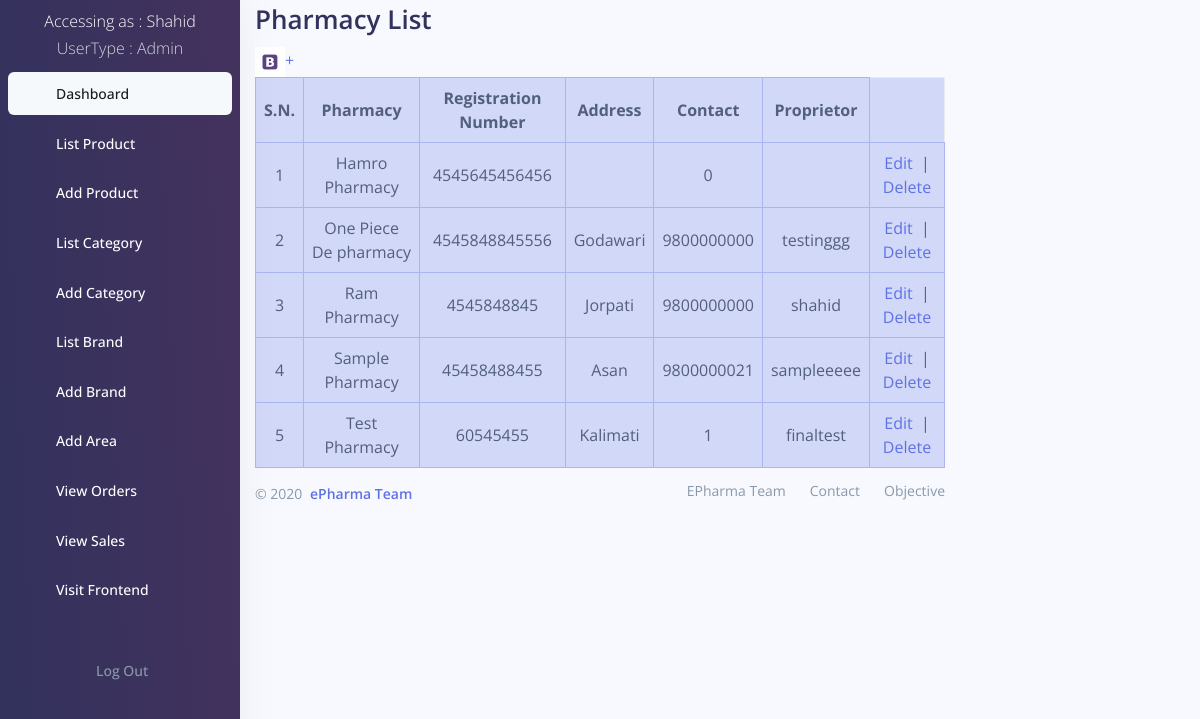
Screenshot of /backend/pharmacy_list.php (signed in) with the database file from the repository.
### tables this page shows
CREATE TABLE `user` (
  `id` int(11) NOT NULL,
  `username` varchar(20) NOT NULL,
  `firstname` text NOT NULL,
  `middlename` text NOT NULL,
  `lastname` text NOT NULL,
  `dob` date NOT NULL,
  `gender` text NOT NULL,
  `password` text NOT NULL,
  `area` text NOT NULL,
  `district` text NOT NULL,
  `contact` bigint(11) NOT NULL,
  `email` text NOT NULL,
  `transaction_code` int(11) NOT NULL,
  `status` int(11) DEFAULT 1,
  `verification` int(11) DEFAULT 0,
  `usertype` text NOT NULL,
  `admin_id` int(11) NOT NULL,
  `created_at` timestamp NOT NULL DEFAULT current_timestamp() ON UPDATE current_timestamp()
);

CREATE TABLE `pharmacy` (
  `id` int(11) NOT NULL,
  `name` text NOT NULL,
  `registration_number` text NOT NULL,
  `district` text NOT NULL,
  `address` text NOT NULL,
  `contact` bigint(20) NOT NULL,
  `owner` text NOT NULL,
  `license` varchar(255) NOT NULL,
  `pan` varchar(255) NOT NULL,
  `status` int(11) NOT NULL DEFAULT 1,
  `verification` int(11) NOT NULL DEFAULT 0,
  `created_at` timestamp NOT NULL DEFAULT current_timestamp() ON UPDATE current_timestamp()
);

### backend/pharmacy_list.php (the view, shortened to what this page needs)
<?php
require_once("DBConnect.php");
$sql = "SELECT * FROM `pharmacy` ORDER BY `name` ASC";
$result = mysqli_query($conn, $sql);
?>
<!DOCTYPE html>
<html>
<head>
</head>
<body>
<?php include 'include/navigation.php';?>
<div class="container" style="width: 60%;margin-left:20%;margin-right: 20%;">
    <h1>Pharmacy List</h1>
    <a href="user_add.php"><img src="images/bootstrap.jpg" height="30px">+</a>
    <table class="text-center table-bordered table-primary table-hover table-sm mb-2 ">
        <tr>
            <th>S.N.</th>
            <th>Pharmacy</th>
            <th>Registration Number</th>
            <th>Address</th>
            <th>Contact</th>
            <th>Proprietor</th>
        </tr>
        <?php
        if ($result) {
            $i=0;
            while($row = mysqli_fetch_assoc($result)) {
        ?>
                <tr>
                    <td><?= ++$i;?></td>
                    <td><?= $row["name"];?></td>
                    <td><?= $row["registration_number"];?></td>
                    <td><?= $row["address"]; ?></td>
                    <td><?= $row["contact"]; ?></td>
                    <td><?= $row["owner"];?></td>
                    <td><a href="pharmacy_update.php?id=<?= $row['id'];?>">Edit</a>&nbsp; | <a onclick="return confirm('Are you sure you want to delete this entry?')" href="pharmacy_delete.php?id=<?= $row['id'];?>">Delete</a></td>
                </tr>
                <?php
            }
        } else {
            ?>
            <tr>
                <td colspan="6">No Record(s) found.</td>
            </tr>
            <?php
        }
        ?>
    </table>
    <?php include 'include/footer.php';?>
</div>
</body>
</html>

### backend/include/navigation.php (shortened to what this page needs)
<link rel="stylesheet" type="text/css" href="../css/bootstrap.css">
<link rel="stylesheet" type="text/css" href="../css/argon.css?v=1.2.0">
<nav class="navbar navbar-vertical bg-gradient-gray-dark navbar-expand-sm navbar-light bg-white" style="width:20%;color: white;">
        <p class="text-center mt-2">Accessing as : <?php echo ucwords($_SESSION['username']."<br>");
          require_once("DBConnect.php");
          $a = $_SESSION['username'];
          $b = "SELECT * FROM `user` WHERE `username`='$a'";
          $c = mysqli_query($conn,$b);
          $d = mysqli_fetch_assoc($c);
          echo "<font class='text-light'>UserType : ".$d['usertype']."</font>";
          ?>
        </p>
    <div class="navbar-inner mt--4">
            <div class="collapse navbar-collapse" id="sidenav-collapse-main">
        <ul class="navbar-nav">
          <li class="nav-item">
            <a class="nav-link active" href="dashboard.php">
              <span class="nav-link-text">Dashboard</span>
            </a>
          </li>
        <?php if($d['usertype']=="SuperAdmin"){ ?>
          <li class="nav-item">
            <a class="nav-link " href="user_list.php">
              <i class="ni ni-bullet-list-67"></i>
              <span class="nav-link-text text-white">List User</span>
            </a>
          </li>
          <li class="nav-item">
            <a class="nav-link " href="user_add.php">
              <i class="ni ni-bullet-list-67"></i>
              <span class="nav-link-text text-white">Add User</span>
            </a>
          </li>
          <li class="nav-item">
            <a class="nav-link " href="pharmacy_list.php">
              <i class="ni ni-bullet-list-67"></i>
              <span class="nav-link-text text-white">List Pharmacy</span>
            </a>
          </li>
        <?php } if (($d['usertype']=="SuperAdmin") || $d['usertype']=="Admin" )
        {?>
          <li class="nav-item">
            <a class="nav-link " href="product_list.php">
              <span class="nav-link-text text-white">List Product</span>
            </a>
          </li>
          <li class="nav-item">
            <a class="nav-link " href="product_add.php">
              <span class="nav-link-text text-white">Add Product</span>
            </a>
          </li>
          <li class="nav-item">
            <a class="nav-link " href="category_list.php">
              <span class="nav-link-text text-white">List Category</span>
            </a>
          </li>
          <li class="nav-item">
            <a class="nav-link " href="category_add.php">
              <span class="nav-link-text text-white">Add Category</span>
            </a>
          </li>
          <li class="nav-item">
            <a class="nav-link " href="brand_list.php">
              <span class="nav-link-text text-white">List Brand</span>
            </a>
          </li>
          <li class="nav-item">
            <a class="nav-link " href="brand_add.php">
              <span class="nav-link-text text-white">Add Brand</span>
            </a>
          </li>
          <?php } ?>
          <li class="nav-item">
            <a class="nav-link " href="area_add.php">
              <span class="nav-link-text text-white">Add Area</span>
            </a>
          </li>
          <li class="nav-item">
            <a class="nav-link " href="order_list.php">
              <span class="nav-link-text text-white">View Orders</span>
            </a>
          </li>
          <li class="nav-item">
            <a class="nav-link " href="sales_list.php">
              <span class="nav-link-text text-white">View Sales</span>
            </a>
          </li>
          <li class="nav-item">
            <a class="nav-link " href="../index.php">
              <span class="nav-link-text text-white">Visit Frontend</span>
            </a>
          </li>
            <a class="nav-link" href="logout.php">
              <span class="nav-link-text text-muted ml-5">Log Out</span>
            </a>
      </div>
    </div>
</nav>

### backend/include/navigation.php (style rules this page uses)
.nav-item { margin-bottom: 5px; }
.container { margin-left: 15%; }
th,td { padding-top: 2px; padding-bottom: 2px; }
li a { display: block; color: #000; padding: 8px 16px; text-decoration: none; }
li a.active { background-color: #4CAF50; color: white; }

### rows the page displays
user: usertype "Admin"
pharmacy: name "Hamro Pharmacy", registration_number "4545645456456", contact "0"
pharmacy: name "One Piece De pharmacy", registration_number "4545848845556", address "Godawari", contact "9800000000", owner "testinggg"
pharmacy: name "Ram Pharmacy", registration_number "4545848845", address "Jorpati", contact "9800000000", owner "shahid"
pharmacy: name "Sample Pharmacy", registration_number "45458488455", address "Asan", contact "9800000021", owner "sampleeeee"
pharmacy: name "Test Pharmacy", registration_number "60545455", address "Kalimati", contact "1", owner "finaltest"

### other values shown
$_SESSION['username']."<br>" "Shahid"
